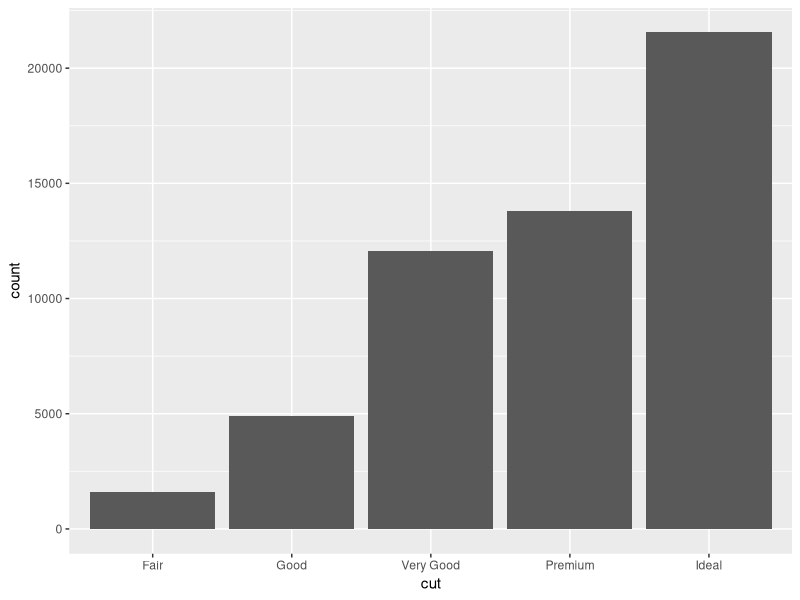
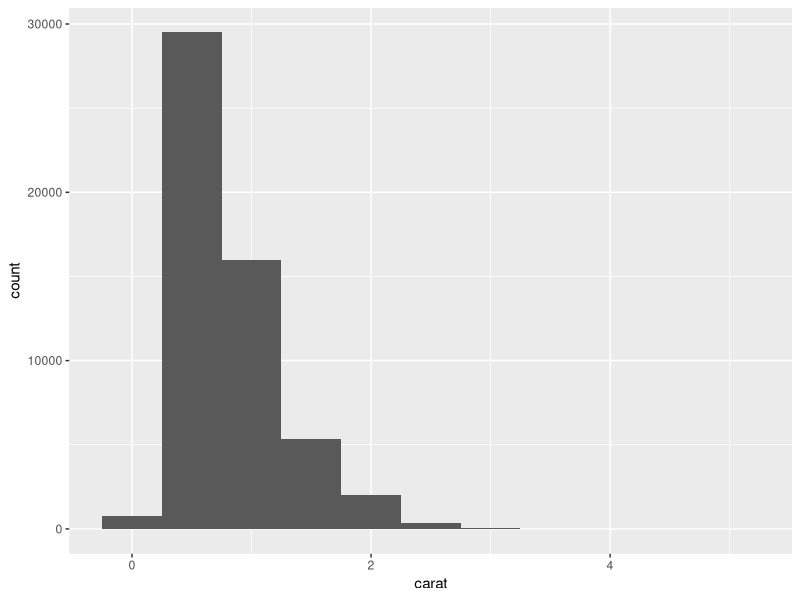
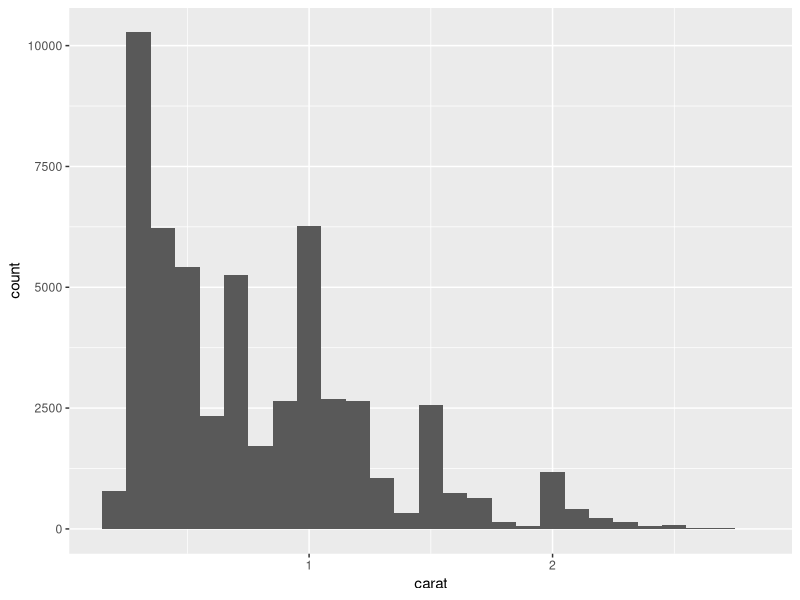
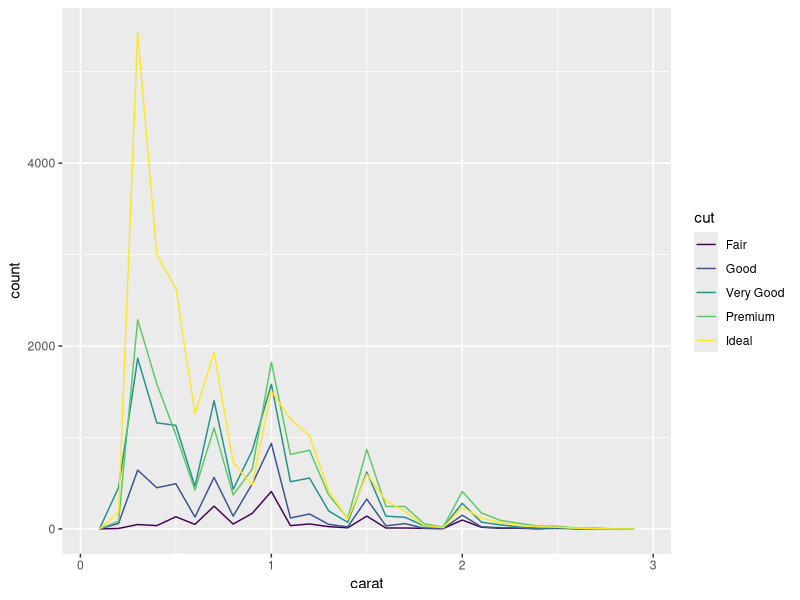
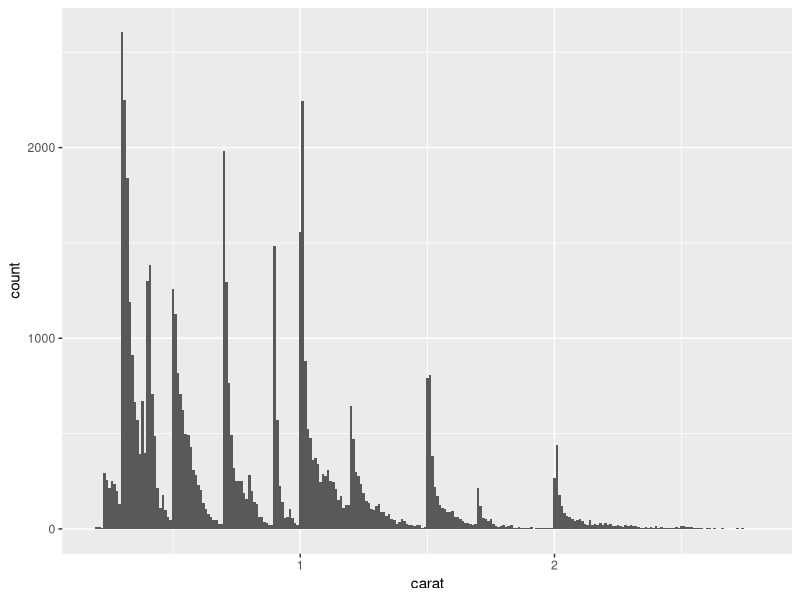
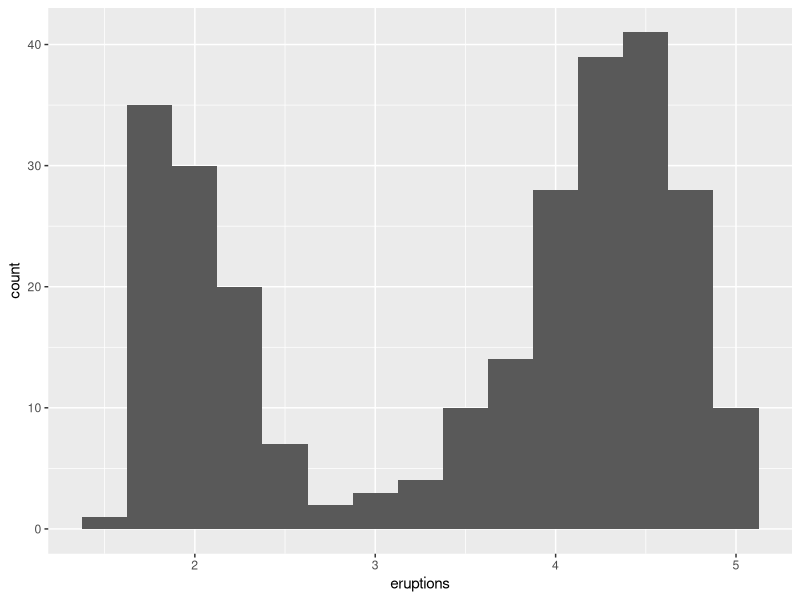

These figures' R source, in order:
library(tidyverse)

# 可视化类别型变量
ggplot(data = diamonds) +
    geom_bar(mapping = aes(x = cut))

# 手动计算类别型变量的计数
diamonds %>% 
    count(cut)


# 可视化连续型变量
ggplot(data = diamonds) +
    geom_histogram(mapping = aes(x = carat), binwidth = 0.5)

# 手动计算连续型变量的计数
diamonds %>% 
    count(cut_width(carat, 0.5))

# 修改直方图的组间距
smaller <- diamonds %>% 
    filter(carat < 3)

ggplot(data = smaller, mapping = aes(x = carat)) +
    geom_histogram(binwidth = 0.1)

# 在一个图形中绘制多个直方图
ggplot(data = smaller, mapping = aes(x = carat, colour = cut)) +
    geom_freqpoly(binwidth = 0.1)

# 高度代表出现频率
ggplot(data = smaller, mapping = aes(x = carat)) +
    geom_histogram(binwidth = 0.01)

# 相似的集群暗示可能存在子分组
ggplot(data = faithful, mapping = aes(x = eruptions)) + 
    geom_histogram(binwidth = 0.25)
